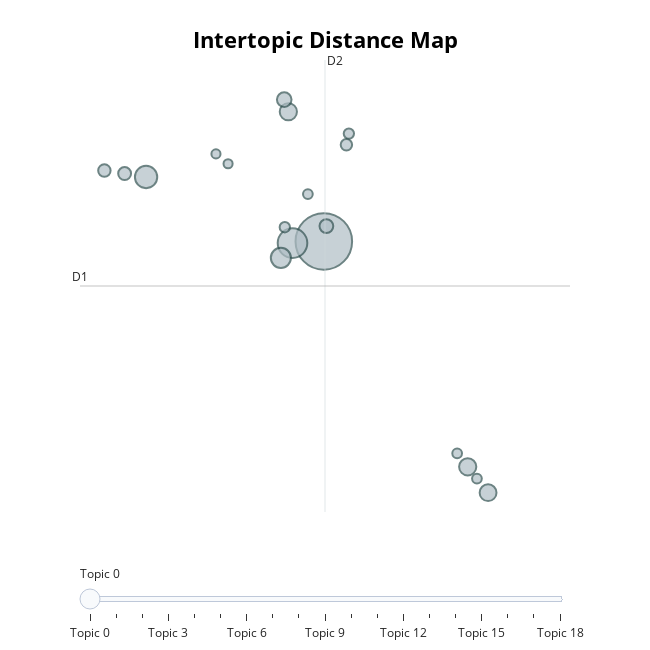

This figure's notebook cell:
### Code cell
model.visualize_topics()

### Figure 1 — Plotly figure (JSON) as saved in the notebook; plotly's stock layout.template omitted (floating-point values rounded to 4 significant figures)
{"data": [{"customdata": [[0, "suicide article | suicide related | suicide | committed suicide | job related", 270], [1, "becoming homeless | mental health | suicides | suicide falling | problem category", 74], [2, "employee walmart | walmart supervisor | supervisor shot | walmart manager | suicide walmart", 42], [3, "suicide related | suicide | jumped death | mentions cfo | company facing", 34], [4, "financial crimes | legal problems | murdaugh family | lawsuit | article mentions", 25], [5, "murder investigation | sennett victim | killed investigation | legal investigation | article", 25], [6, "suicide mistakenly | robinhood trading | suicide related | mentions suicide | suicide due", 24], [7, "perpetrator panya | drug charge | drug offense | mentions perpetrator | former police", 18], [8, "rising suicides | suicides believed | suicides related | economic hardships | suicides", 16], [9, "farm crisis | concerns suicides | farmers montana | rural communities | farmers article", 14], [10, "financial problems | facing financial | meltdown article | problem financial | financial problem", 13], [11, "life scam | ensnared phishing | phishing | phishing scheme | suicide article", 11], [12, "cbp suicides | suicide context | suicides | mental health | suicide", 9], [13, "financial scandal | madoff involved | suicide related | disgraced businessman | jeffrey epstein", 9], [14, "divorce facing | financial problems | facing foreclosure | husband arrested | protection order", 8], [15, "instagram scammers | instagram scammer | income instagram | income hackers | scammers hackers", 8], [16, "paddock gunman | upset casinos | casinos | casinos treating | professional gambler", 8], [17, "gambling problems | problem gambling | gambling addiction | sports gambling | mentions gambling", 7], [18, "mental health | suffering depression | depression financial | depression | financial stress", 7]], "hovertemplate": "<b>Topic %{customdata[0]}</b><br>%{customdata[1]}<br>Size: %{customdata[2]}", "legendgroup": "", "marker": {"color": "#B0BEC5", "line": {"color": "DarkSlateGrey", "width": 2}, "size": [270, 74, 42, 34, 25, 25, 24, 18, 16, 14, 13, 11, 9, 9, 8, 8, 8, 7, 7], "sizemode": "area", "sizeref": 0.1688, "symbol": "circle"}, "mode": "markers", "name": "", "orientation": "v", "showlegend": false, "type": "scatter", "x": [9.004, 8.265, 4.814, 7.991, 8.167, 12.4, 12.87, 8.07, 9.064, 4.308, 3.831, 9.536, 9.594, 8.084, 8.628, 12.15, 12.61, 6.747, 6.461], "xaxis": "x", "y": [2.252, 2.221, 3.439, 1.949, 4.642, -1.901, -2.378, 4.865, 2.534, 3.503, 3.558, 4.032, 4.239, 2.514, 3.124, -1.652, -2.118, 3.684, 3.865], "yaxis": "y"}], "layout": {"annotations": [{"showarrow": false, "text": "D1", "x": 3.256, "y": 1.43, "yshift": 10}, {"showarrow": false, "text": "D2", "x": 9.031, "xshift": 10, "y": 5.595}], "height": 650, "hoverlabel": {"bgcolor": "white", "font": {"family": "Rockwell", "size": 16}}, "legend": {"itemsizing": "constant", "tracegroupgap": 0}, "margin": {"t": 60}, "shapes": [{"line": {"color": "#CFD8DC", "width": 2}, "type": "line", "x0": 9.031, "x1": 9.031, "y0": -2.734, "y1": 5.595}, {"line": {"color": "#9E9E9E", "width": 2}, "type": "line", "x0": 3.256, "x1": 14.81, "y0": 1.43, "y1": 1.43}], "sliders": [{"active": 0, "pad": {"t": 50}, "steps": [{"args": [{"marker.color": [["red", "#B0BEC5", "#B0BEC5", "#B0BEC5", "#B0BEC5", "#B0BEC5", "#B0BEC5", "#B0BEC5", "#B0BEC5", "#B0BEC5", "#B0BEC5", "#B0BEC5", "#B0BEC5", "#B0BEC5", "#B0BEC5", "#B0BEC5", "#B0BEC5", "#B0BEC5", "#B0BEC5"]]}], "label": "Topic 0", "method": "update"}, {"args": [{"marker.color": [["#B0BEC5", "red", "#B0BEC5", "#B0BEC5", "#B0BEC5", "#B0BEC5", "#B0BEC5", "#B0BEC5", "#B0BEC5", "#B0BEC5", "#B0BEC5", "#B0BEC5", "#B0BEC5", "#B0BEC5", "#B0BEC5", "#B0BEC5", "#B0BEC5", "#B0BEC5", "#B0BEC5"]]}], "label": "Topic 1", "method": "update"}, {"args": [{"marker.color": [["#B0BEC5", "#B0BEC5", "red", "#B0BEC5", "#B0BEC5", "#B0BEC5", "#B0BEC5", "#B0BEC5", "#B0BEC5", "#B0BEC5", "#B0BEC5", "#B0BEC5", "#B0BEC5", "#B0BEC5", "#B0BEC5", "#B0BEC5", "#B0BEC5", "#B0BEC5", "#B0BEC5"]]}], "label": "Topic 2", "method": "update"}, {"args": [{"marker.color": [["#B0BEC5", "#B0BEC5", "#B0BEC5", "red", "#B0BEC5", "#B0BEC5", "#B0BEC5", "#B0BEC5", "#B0BEC5", "#B0BEC5", "#B0BEC5", "#B0BEC5", "#B0BEC5", "#B0BEC5", "#B0BEC5", "#B0BEC5", "#B0BEC5", "#B0BEC5", "#B0BEC5"]]}], "label": "Topic 3", "method": "update"}, {"args": [{"marker.color": [["#B0BEC5", "#B0BEC5", "#B0BEC5", "#B0BEC5", "red", "#B0BEC5", "#B0BEC5", "#B0BEC5", "#B0BEC5", "#B0BEC5", "#B0BEC5", "#B0BEC5", "#B0BEC5", "#B0BEC5", "#B0BEC5", "#B0BEC5", "#B0BEC5", "#B0BEC5", "#B0BEC5"]]}], "label": "Topic 4", "method": "update"}, {"args": [{"marker.color": [["#B0BEC5", "#B0BEC5", "#B0BEC5", "#B0BEC5", "#B0BEC5", "red", "#B0BEC5", "#B0BEC5", "#B0BEC5", "#B0BEC5", "#B0BEC5", "#B0BEC5", "#B0BEC5", "#B0BEC5", "#B0BEC5", "#B0BEC5", "#B0BEC5", "#B0BEC5", "#B0BEC5"]]}], "label": "Topic 5", "method": "update"}, {"args": [{"marker.color": [["#B0BEC5", "#B0BEC5", "#B0BEC5", "#B0BEC5", "#B0BEC5", "#B0BEC5", "red", "#B0BEC5", "#B0BEC5", "#B0BEC5", "#B0BEC5", "#B0BEC5", "#B0BEC5", "#B0BEC5", "#B0BEC5", "#B0BEC5", "#B0BEC5", "#B0BEC5", "#B0BEC5"]]}], "label": "Topic 6", "method": "update"}, {"args": [{"marker.color": [["#B0BEC5", "#B0BEC5", "#B0BEC5", "#B0BEC5", "#B0BEC5", "#B0BEC5", "#B0BEC5", "red", "#B0BEC5", "#B0BEC5", "#B0BEC5", "#B0BEC5", "#B0BEC5", "#B0BEC5", "#B0BEC5", "#B0BEC5", "#B0BEC5", "#B0BEC5", "#B0BEC5"]]}], "label": "Topic 7", "method": "update"}, {"args": [{"marker.color": [["#B0BEC5", "#B0BEC5", "#B0BEC5", "#B0BEC5", "#B0BEC5", "#B0BEC5", "#B0BEC5", "#B0BEC5", "red", "#B0BEC5", "#B0BEC5", "#B0BEC5", "#B0BEC5", "#B0BEC5", "#B0BEC5", "#B0BEC5", "#B0BEC5", "#B0BEC5", "#B0BEC5"]]}], "label": "Topic 8", "method": "update"}, {"args": [{"marker.color": [["#B0BEC5", "#B0BEC5", "#B0BEC5", "#B0BEC5", "#B0BEC5", "#B0BEC5", "#B0BEC5", "#B0BEC5", "#B0BEC5", "red", "#B0BEC5", "#B0BEC5", "#B0BEC5", "#B0BEC5", "#B0BEC5", "#B0BEC5", "#B0BEC5", "#B0BEC5", "#B0BEC5"]]}], "label": "Topic 9", "method": "update"}, {"args": [{"marker.color": [["#B0BEC5", "#B0BEC5", "#B0BEC5", "#B0BEC5", "#B0BEC5", "#B0BEC5", "#B0BEC5", "#B0BEC5", "#B0BEC5", "#B0BEC5", "red", "#B0BEC5", "#B0BEC5", "#B0BEC5", "#B0BEC5", "#B0BEC5", "#B0BEC5", "#B0BEC5", "#B0BEC5"]]}], "label": "Topic 10", "method": "update"}, {"args": [{"marker.color": [["#B0BEC5", "#B0BEC5", "#B0BEC5", "#B0BEC5", "#B0BEC5", "#B0BEC5", "#B0BEC5", "#B0BEC5", "#B0BEC5", "#B0BEC5", "#B0BEC5", "red", "#B0BEC5", "#B0BEC5", "#B0BEC5", "#B0BEC5", "#B0BEC5", "#B0BEC5", "#B0BEC5"]]}], "label": "Topic 11", "method": "update"}, {"args": [{"marker.color": [["#B0BEC5", "#B0BEC5", "#B0BEC5", "#B0BEC5", "#B0BEC5", "#B0BEC5", "#B0BEC5", "#B0BEC5", "#B0BEC5", "#B0BEC5", "#B0BEC5", "#B0BEC5", "red", "#B0BEC5", "#B0BEC5", "#B0BEC5", "#B0BEC5", "#B0BEC5", "#B0BEC5"]]}], "label": "Topic 12", "method": "update"}, {"args": [{"marker.color": [["#B0BEC5", "#B0BEC5", "#B0BEC5", "#B0BEC5", "#B0BEC5", "#B0BEC5", "#B0BEC5", "#B0BEC5", "#B0BEC5", "#B0BEC5", "#B0BEC5", "#B0BEC5", "#B0BEC5", "red", "#B0BEC5", "#B0BEC5", "#B0BEC5", "#B0BEC5", "#B0BEC5"]]}], "label": "Topic 13", "method": "update"}, {"args": [{"marker.color": [["#B0BEC5", "#B0BEC5", "#B0BEC5", "#B0BEC5", "#B0BEC5", "#B0BEC5", "#B0BEC5", "#B0BEC5", "#B0BEC5", "#B0BEC5", "#B0BEC5", "#B0BEC5", "#B0BEC5", "#B0BEC5", "red", "#B0BEC5", "#B0BEC5", "#B0BEC5", "#B0BEC5"]]}], "label": "Topic 14", "method": "update"}, {"args": [{"marker.color": [["#B0BEC5", "#B0BEC5", "#B0BEC5", "#B0BEC5", "#B0BEC5", "#B0BEC5", "#B0BEC5", "#B0BEC5", "#B0BEC5", "#B0BEC5", "#B0BEC5", "#B0BEC5", "#B0BEC5", "#B0BEC5", "#B0BEC5", "red", "#B0BEC5", "#B0BEC5", "#B0BEC5"]]}], "label": "Topic 15", "method": "update"}, {"args": [{"marker.color": [["#B0BEC5", "#B0BEC5", "#B0BEC5", "#B0BEC5", "#B0BEC5", "#B0BEC5", "#B0BEC5", "#B0BEC5", "#B0BEC5", "#B0BEC5", "#B0BEC5", "#B0BEC5", "#B0BEC5", "#B0BEC5", "#B0BEC5", "#B0BEC5", "red", "#B0BEC5", "#B0BEC5"]]}], "label": "Topic 16", "method": "update"}, {"args": [{"marker.color": [["#B0BEC5", "#B0BEC5", "#B0BEC5", "#B0BEC5", "#B0BEC5", "#B0BEC5", "#B0BEC5", "#B0BEC5", "#B0BEC5", "#B0BEC5", "#B0BEC5", "#B0BEC5", "#B0BEC5", "#B0BEC5", "#B0BEC5", "#B0BEC5", "#B0BEC5", "red", "#B0BEC5"]]}], "label": "Topic 17", "method": "update"}, {"args": [{"marker.color": [["#B0BEC5", "#B0BEC5", "#B0BEC5", "#B0BEC5", "#B0BEC5", "#B0BEC5", "#B0BEC5", "#B0BEC5", "#B0BEC5", "#B0BEC5", "#B0BEC5", "#B0BEC5", "#B0BEC5", "#B0BEC5", "#B0BEC5", "#B0BEC5", "#B0BEC5", "#B0BEC5", "red"]]}], "label": "Topic 18", "method": "update"}]}], "title": {"font": {"color": "Black", "size": 22}, "text": "<b>Intertopic Distance Map</b>", "x": 0.5, "xanchor": "center", "y": 0.95, "yanchor": "top"}, "width": 650, "xaxis": {"anchor": "y", "domain": [0, 1], "range": [3.256, 14.81], "title": {"text": ""}, "visible": false}, "yaxis": {"anchor": "x", "domain": [0, 1], "range": [-2.734, 5.595], "title": {"text": ""}, "visible": false}}}
